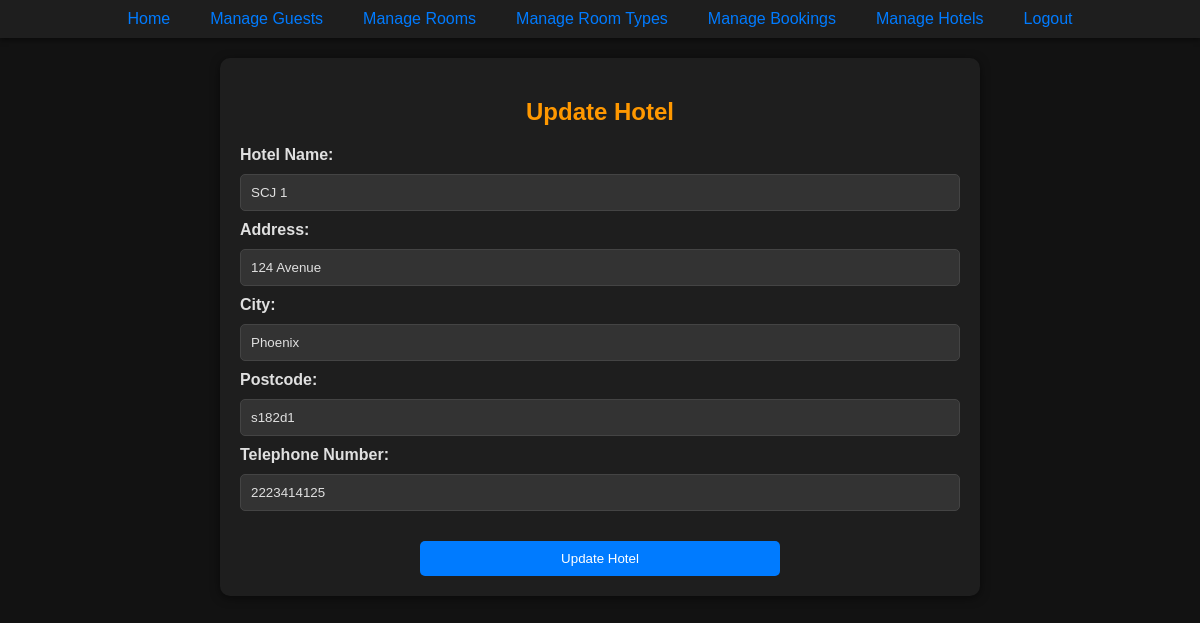
The page /php/updateHotelPage.php?hotelID=6 (signed in) on the database its author committed.
### tables this page shows
CREATE TABLE Hotel (
    hotelID INTEGER PRIMARY KEY AUTOINCREMENT,
    hotelName VARCHAR(50) NOT NULL,
    hotelAddress VARCHAR(50) NOT NULL,
    city VARCHAR(50) NOT NULL,
    postcode VARCHAR(20) NOT NULL,
    hotel_telNo VARCHAR(20) NOT NULL
);

### php/updateHotelPage.php (the view, shortened to what this page needs)
<?php
include '../components/NavBar.php';
try {
    $pdo = new PDO('sqlite:../database/hotel_management.db');
    $pdo->setAttribute(PDO::ATTR_ERRMODE, PDO::ERRMODE_EXCEPTION);
    $stmt = $pdo->prepare('SELECT * FROM Hotel WHERE hotelID = ?');
    $stmt->execute([$_GET['hotelID']]);
    $hotel = $stmt->fetch(PDO::FETCH_ASSOC);
} catch (PDOException $e) {
    echo 'Database error: ' . $e->getMessage();
    exit;
}
?>
<div class="form-container">
    <h2 class="center-text">Update Hotel</h2>
    <form action="updateHotelRecord.php" method="post">
        <label for="hotelName">Hotel Name:</label>
        <input type="text" id="hotelName" name="hotelName" value="<?= htmlspecialchars($hotel['hotelName']) ?>" required>
        <label for="hotelAddress">Address:</label>
        <input type="text" id="hotelAddress" name="hotelAddress" value="<?= htmlspecialchars($hotel['hotelAddress']) ?>" required>
        <label for="city">City:</label>
        <input type="text" id="city" name="city" value="<?= htmlspecialchars($hotel['city']) ?>" required>
        <label for="postcode">Postcode:</label>
        <input type="text" id="postcode" name="postcode" value="<?= htmlspecialchars($hotel['postcode']) ?>" required>
        <label for="hotel_telNo">Telephone Number:</label>
        <input type="text" id="hotel_telNo" name="hotel_telNo" value="<?= htmlspecialchars($hotel['hotel_telNo']) ?>" required>
        <button type="submit" class="form-button">Update Hotel</button>
    </form>
</div>

### css/styles.css (style rules this page uses)
body { background-color: #121212; color: #e0e0e0; font-family: Arial, sans-serif; margin: 0; padding: 0; }
.center-text { text-align: center; }
.form-container { background-color: #1e1e1e; padding: 20px; margin: 20px auto; border-radius: 10px; width: 60%; box-shadow: 0 2px 10px rgba(0, 0, 0, 0.5); }
h2 { text-align: center; color: #ff9800; margin-bottom: 20px; }
input[type="text"], input[type="email"], input[type="number"], input[type="password"], input[type="date"], select { width: 100%; padding: 10px; margin: 10px 0; background-color: #333333; color: #e0e0e0; border: 1px solid #444444; border-radius: 5px; box-sizing: border-box; }
label { display: block; font-weight: bold; color: #e0e0e0; }
button, .form-button { background-color: #007bff; color: #ffffff; border: none; padding: 10px 20px; border-radius: 5px; cursor: pointer; transition: background-color 0.3s, transform 0.2s; display: block; margin: 20px auto 0 auto; width: 50%; }

### rows shown on the page
hotel: hotelName "SCJ 1", hotelAddress "124 Avenue", city "Phoenix", postcode "s182d1", hotel_telNo "2223414125"
